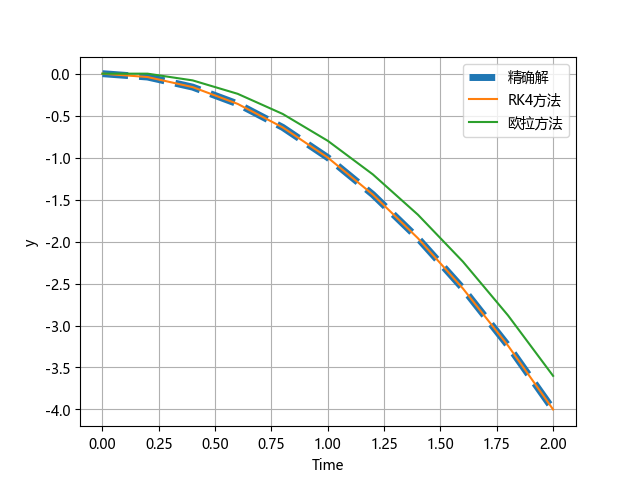

Python code for this plot:
import numpy as np
import matplotlib.pyplot as plt

plt.rcParams["font.family"] = ["Microsoft YaHei"]
plt.rcParams['axes.unicode_minus'] = False

# 求解一个模型问题 y' = f = Lt，这里简化了，没有额外的状态，只依赖时间
L = -2

def f(t):    
    return L*t

# 精确解
# y = L/2 t^2 + y0
def acc_y(y0,t):
    return y0 + L*t*t/2

# 欧拉方法
# yn+1 = yn+hf(x)
def Euler(f,h,Time,y0):
    y = [y0]
    for t in Time:
        y.append(y[-1]+h*f(t))
    return y[0:-1]

# RK4方法
def RK4(f,h,Time,y0):
    y = [y0]
    for t in Time:
        k1 = f(t)
        k2 = f(t+0.5*h)
        k3 = f(t+0.5*h)
        k4 = f(t+h)
        y.append(y[-1]+h/6*(k1+2*k2+2*k3+k4))
    return y[0:-1]

# 定义运算区间
T = 2 #总时长
n = 10 #总区间
Time = np.linspace(0,T,n+1)
h = T/n #步长
y0 = 0 #初始条件

#精确解
y_acc = acc_y(y0,Time)
#欧拉方法
y_euler = Euler(f,h,Time,y0)
#RK4方法
y_RK4 = RK4(f,h,Time,y0)

plt.figure()
plt.grid('on')
plt.plot(Time,y_acc,label = '精确解',linewidth=5,linestyle ='--')
plt.plot(Time,y_RK4,label = 'RK4方法')
plt.plot(Time,y_euler,label = '欧拉方法')
plt.xlabel('Time')
plt.ylabel('y')
plt.legend()
plt.show()
